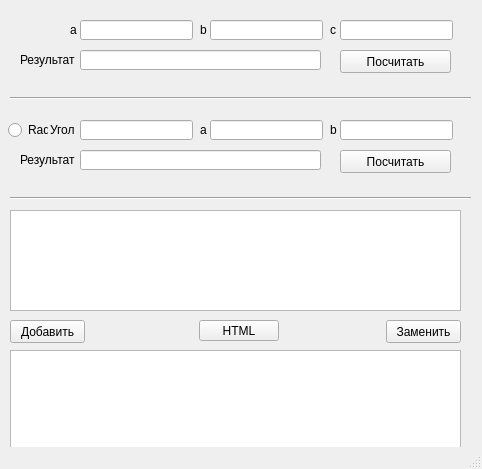
<?xml version="1.0" encoding="UTF-8"?>
<ui version="4.0">
 <class>MainWindow</class>
 <widget class="QMainWindow" name="MainWindow">
  <property name="geometry">
   <rect>
    <x>0</x>
    <y>0</y>
    <width>482</width>
    <height>469</height>
   </rect>
  </property>
  <property name="cursor">
   <cursorShape>ArrowCursor</cursorShape>
  </property>
  <property name="windowTitle">
   <string>QtC_lesson_1</string>
  </property>
  <widget class="QWidget" name="centralwidget">
   <widget class="QLineEdit" name="input_a">
    <property name="geometry">
     <rect>
      <x>80</x>
      <y>20</y>
      <width>113</width>
      <height>20</height>
     </rect>
    </property>
   </widget>
   <widget class="QLabel" name="label">
    <property name="geometry">
     <rect>
      <x>70</x>
      <y>20</y>
      <width>16</width>
      <height>20</height>
     </rect>
    </property>
    <property name="text">
     <string>a</string>
    </property>
   </widget>
   <widget class="QLabel" name="label_2">
    <property name="geometry">
     <rect>
      <x>200</x>
      <y>20</y>
      <width>16</width>
      <height>20</height>
     </rect>
    </property>
    <property name="text">
     <string>b</string>
    </property>
   </widget>
   <widget class="QLineEdit" name="input_b">
    <property name="geometry">
     <rect>
      <x>210</x>
      <y>20</y>
      <width>113</width>
      <height>20</height>
     </rect>
    </property>
   </widget>
   <widget class="QLabel" name="label_3">
    <property name="geometry">
     <rect>
      <x>330</x>
      <y>20</y>
      <width>16</width>
      <height>20</height>
     </rect>
    </property>
    <property name="text">
     <string>c</string>
    </property>
   </widget>
   <widget class="QLineEdit" name="input_c">
    <property name="geometry">
     <rect>
      <x>340</x>
      <y>20</y>
      <width>113</width>
      <height>20</height>
     </rect>
    </property>
   </widget>
   <widget class="QLabel" name="label_4">
    <property name="geometry">
     <rect>
      <x>20</x>
      <y>50</y>
      <width>61</width>
      <height>20</height>
     </rect>
    </property>
    <property name="text">
     <string>Результат</string>
    </property>
   </widget>
   <widget class="QPushButton" name="pushButton_result">
    <property name="geometry">
     <rect>
      <x>340</x>
      <y>50</y>
      <width>111</width>
      <height>23</height>
     </rect>
    </property>
    <property name="text">
     <string>Посчитать</string>
    </property>
   </widget>
   <widget class="QLineEdit" name="output_result">
    <property name="geometry">
     <rect>
      <x>80</x>
      <y>50</y>
      <width>241</width>
      <height>20</height>
     </rect>
    </property>
   </widget>
   <widget class="Line" name="line">
    <property name="geometry">
     <rect>
      <x>10</x>
      <y>90</y>
      <width>461</width>
      <height>16</height>
     </rect>
    </property>
    <property name="orientation">
     <enum>Qt::Horizontal</enum>
    </property>
   </widget>
   <widget class="QLabel" name="label_5">
    <property name="geometry">
     <rect>
      <x>330</x>
      <y>120</y>
      <width>16</width>
      <height>20</height>
     </rect>
    </property>
    <property name="text">
     <string>b</string>
    </property>
   </widget>
   <widget class="QLabel" name="label_6">
    <property name="geometry">
     <rect>
      <x>20</x>
      <y>150</y>
      <width>61</width>
      <height>20</height>
     </rect>
    </property>
    <property name="text">
     <string>Результат</string>
    </property>
   </widget>
   <widget class="QLabel" name="label_7">
    <property name="geometry">
     <rect>
      <x>50</x>
      <y>120</y>
      <width>31</width>
      <height>20</height>
     </rect>
    </property>
    <property name="text">
     <string>Угол</string>
    </property>
   </widget>
   <widget class="QLabel" name="label_8">
    <property name="geometry">
     <rect>
      <x>200</x>
      <y>120</y>
      <width>16</width>
      <height>20</height>
     </rect>
    </property>
    <property name="text">
     <string>a</string>
    </property>
   </widget>
   <widget class="QLineEdit" name="input_b_side">
    <property name="geometry">
     <rect>
      <x>340</x>
      <y>120</y>
      <width>113</width>
      <height>20</height>
     </rect>
    </property>
   </widget>
   <widget class="QPushButton" name="pushButton_result_c_size">
    <property name="geometry">
     <rect>
      <x>340</x>
      <y>150</y>
      <width>111</width>
      <height>23</height>
     </rect>
    </property>
    <property name="text">
     <string>Посчитать</string>
    </property>
   </widget>
   <widget class="QLineEdit" name="input_angle">
    <property name="geometry">
     <rect>
      <x>80</x>
      <y>120</y>
      <width>113</width>
      <height>20</height>
     </rect>
    </property>
   </widget>
   <widget class="QLineEdit" name="input_a_side">
    <property name="geometry">
     <rect>
      <x>210</x>
      <y>120</y>
      <width>113</width>
      <height>20</height>
     </rect>
    </property>
   </widget>
   <widget class="QLineEdit" name="output_result_c_side">
    <property name="geometry">
     <rect>
      <x>80</x>
      <y>150</y>
      <width>241</width>
      <height>20</height>
     </rect>
    </property>
   </widget>
   <widget class="Line" name="line_2">
    <property name="geometry">
     <rect>
      <x>10</x>
      <y>190</y>
      <width>461</width>
      <height>16</height>
     </rect>
    </property>
    <property name="orientation">
     <enum>Qt::Horizontal</enum>
    </property>
   </widget>
   <widget class="QTextEdit" name="input_textEdit">
    <property name="geometry">
     <rect>
      <x>10</x>
      <y>210</y>
      <width>451</width>
      <height>101</height>
     </rect>
    </property>
   </widget>
   <widget class="QTextEdit" name="output_textEdit">
    <property name="geometry">
     <rect>
      <x>10</x>
      <y>350</y>
      <width>451</width>
      <height>101</height>
     </rect>
    </property>
   </widget>
   <widget class="QPushButton" name="pushButton_adder">
    <property name="geometry">
     <rect>
      <x>10</x>
      <y>320</y>
      <width>75</width>
      <height>23</height>
     </rect>
    </property>
    <property name="text">
     <string>Добавить</string>
    </property>
   </widget>
   <widget class="QPushButton" name="pushButton_replace">
    <property name="geometry">
     <rect>
      <x>386</x>
      <y>320</y>
      <width>75</width>
      <height>23</height>
     </rect>
    </property>
    <property name="text">
     <string>Заменить</string>
    </property>
   </widget>
   <widget class="QPushButton" name="pushButton_add_html">
    <property name="geometry">
     <rect>
      <x>199</x>
      <y>320</y>
      <width>80</width>
      <height>21</height>
     </rect>
    </property>
    <property name="text">
     <string>HTML</string>
    </property>
   </widget>
   <widget class="QRadioButton" name="radioButton_check">
    <property name="geometry">
     <rect>
      <x>8</x>
      <y>120</y>
      <width>40</width>
      <height>20</height>
     </rect>
    </property>
    <property name="text">
     <string>Rad</string>
    </property>
   </widget>
  </widget>
  <widget class="QStatusBar" name="statusbar"/>
 </widget>
 <resources/>
 <connections/>
</ui>
